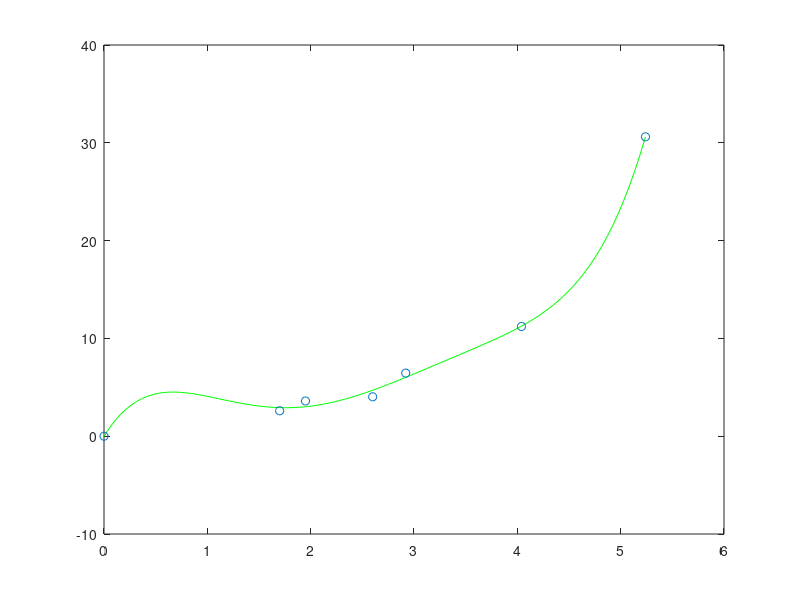

Reproduce this figure in MATLAB.

height = [0, 1.7, 1.95, 2.6, 2.92, 4.04, 5.24];
flow = [0, 2.6, 3.6, 4.03, 6.45, 11.22, 30.61];
new_height = 0:0.5:6; %new height for model testing
F = input('Enter 1 for linear fit, 2 for parabolic and so on...: ');
n = length(height);
N = F+1;%2x2 matrix is formed for linear, 3x3 for quadratic, etc.
% N is for dimention of matrix A
A = zeros(N,N);

for i=1:N
    for j=1:N
        A(i,j) = sum(height.^(i+j-2));
    end
end
B = zeros(N,1);
for k=1:N
    B(k) = sum((height.^(k-1)).*flow);
end
U = A\B; %Built-in command of MATLAB to solve the system of equations
%Displaying Polynomial
fprintf('The polynomial is: ')
for m = N:-1:2
    fprintf('+(%.4fx^%d)',U(m),m-1)
end
fprintf('+(%.4f)\n',U(1))

%Plotting
P = flip(U);
x = linspace(height(1),height(n),100);
y = polyval(P,x);
plot(x,y,'g')
hold on
plot(height,flow,'o')
